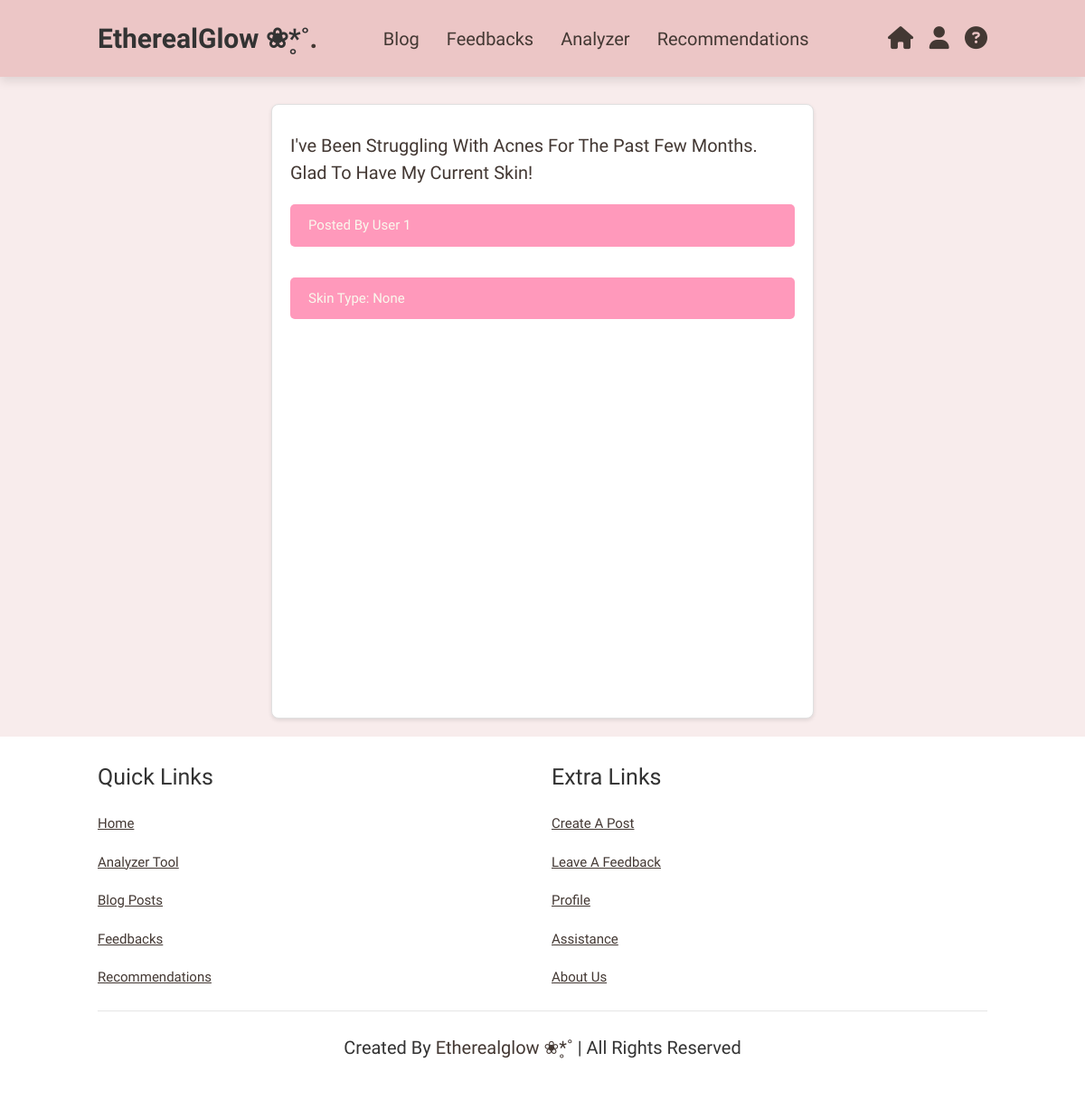
Before: /post/1 with the older database file.
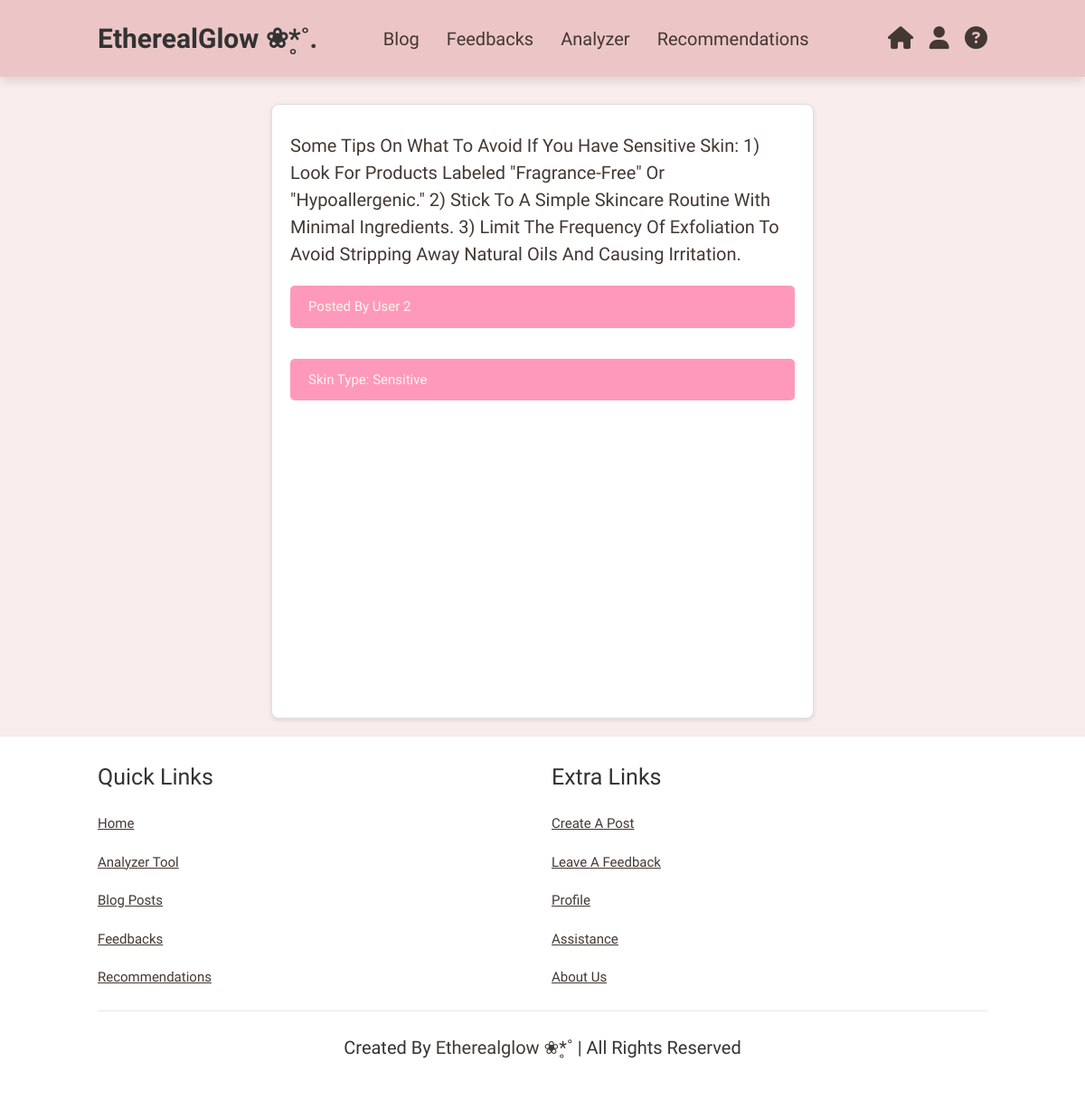
After: the same page with the newer database file.
### website/models.py (models this page shows)
class Post(db.Model):
    id = db.Column(db.Integer, primary_key=True)
    text = db.Column(db.Text, nullable=False)
    date_created = db.Column(db.DateTime(timezone=True), default=func.now())
    author = db.Column(db.Integer, db.ForeignKey('user.id', ondelete="CASCADE"), nullable=False)
    comments = db.relationship('Comment', backref='post', passive_deletes=True)
    skintype = db.Column(db.Text, nullable=False)

### website/views.py (the view)
@views.route('/post/<int:post_id>')
def view_post(post_id):
    post = Post.query.get_or_404(post_id)
    return render_template('view-post.html', post=post)

### website/templates/view-post.html (shortened to what this page needs)
{% extends "base.html" %}
{% block content%}
<section class="postView">
    <div class="content">
        <p>{{ post.text }}</p>
        <span>Posted by user {{ post.author }}</span><br>
        <span>Skin Type: {{ post.skintype }}</span>
    </div>
</section>
{% endblock %}

Changed rows visible on the page:
changed Post: text "I've Been Struggling With Acnes For The Past Few Months. Glad To Have My Current Skin!" → "Some Tips On What To Avoid If You Have Sensitive Skin: 1) Look For Products Labeled \"fragrance-Free\" Or \"hypoallergenic.\" 2) Stick To A Simple Skincare Routine With Minimal Ingredients. 3) Limit The Frequency Of Exfoliation To Avoid Stripping Away Natural Oils And Causing Irritation."; author "1" → "2"; skintype "None" → "Sensitive"
